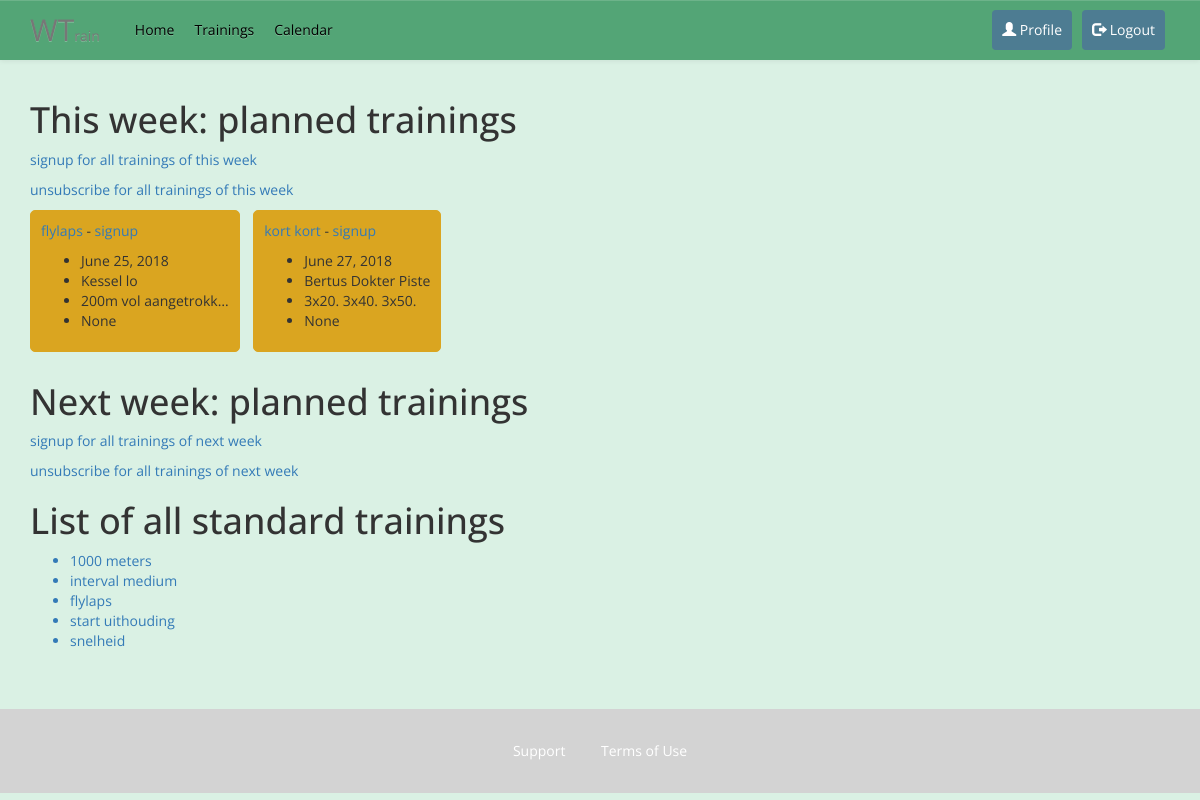
The app's page /all-trainings/ (signed in) with its own data.
### home/models.py (models this page shows, shortened)
class Training(models.Model):
    name = models.CharField(max_length=60, default='AddName')
    is_standard = models.BooleanField(default=True)
    date = models.DateField((u"Date"), default=datetime.date.today, blank=True, null=True)
    start_time = models.TimeField((u"Start Time"), blank=True, null=True)
    end_time = models.TimeField((u"End Time"), blank=True, null=True)
    location = models.ForeignKey(Location, on_delete=models.CASCADE,)
    trainers = models.ManyToManyField(Profile, blank=True, related_name='trainer')
    riders = models.ManyToManyField(Profile, blank=True, related_name='athlete')
    program = models.ForeignKey(Training_program, on_delete=models.CASCADE, blank=True, null=True)
    warm_up = models.ForeignKey(Warm_up, on_delete=models.CASCADE, blank=True, null=True)
    core = models.ForeignKey(Core, on_delete=models.CASCADE, blank=True, null=True)
    cool_down = models.ForeignKey(Cool_down, on_delete=models.CASCADE, blank=True, null=True)
    def __str__(self):
        return self.name
    class Meta:
        ordering = ['name']

class Location(models.Model):
    name = models.CharField(max_length=30)
    address = models.CharField(max_length=50)
    city = models.CharField(max_length=60)
    state_province = models.CharField(max_length=30, blank=True)
    country = models.CharField(max_length=50)
    def __str__(self):
        return self.name
    class Meta:
        ordering = ['name']

class Core(models.Model):
    name = models.CharField(max_length=50, default="core")
    content_1 = models.TextField(max_length=1000, blank=True)
    content_1_repeat = models.IntegerField(default=1, blank=True, null=True, verbose_name="aantal keer")
    content_2 = models.TextField(max_length=1000, blank=True, null=True)
    content_2_repeat = models.IntegerField(default=1, blank=True, null=True, verbose_name="aantal keer")

### home/views.py (the view, shortened to what this page needs)
# urls.py: url(r'^all-trainings/$', views.display_trainings),
@login_required
def display_trainings(request):
    trainings_standard = Training.objects.filter(is_standard=True).order_by('date')
    weekNumber = date.today().isocalendar()[1]
    weekNumberPlus = weekNumber + 1
    print(weekNumber)
    trainings_future_week = Training.objects.filter(is_standard=False).filter(date__week=weekNumber).order_by('date')
    trainings_future_next_week = Training.objects.filter(is_standard=False).filter(date__week=weekNumberPlus).order_by('date')
    trainings_future_week_dict= {}
    for training in trainings_future_week:
        trainers = training.trainers.all()
        riders = training.riders.all()
        user_is_present = None
        if request.user.profile in trainers:
            user_is_present = "trainer"
        if request.user.profile in riders:
            user_is_present = "rider"
        if request.user.profile in riders and request.user.profile in trainers:
            user_is_present = "rider & trainer"
        trainings_future_week_dict[training] = user_is_present
    trainings_future_next_week_dict= {}
    context = {
        'next': '/all-trainings/',
        'weekNumber': weekNumber,
        'weekNumberPlus': weekNumberPlus,
        'trainings_standard': trainings_standard,
        'trainings_future_week': trainings_future_week,
        'trainings_future_week_dict': trainings_future_week_dict,
        'trainings_future_next_week_dict': trainings_future_next_week_dict,
    }
    return render(request, 'home/view_trainings.html', context)

### home/templates/home/view_trainings.html (shortened to what this page needs)
{% extends "home/base.html" %}
{% load static %}
{% block content %}
<div class="container">
    <h1>This week: planned trainings</h1>
    <p><a href="/training-detail/week/{{ weekNumber }}/subscribe">signup for all trainings of this week</a></p>
    <p><a href="/training-detail/week/{{ weekNumber }}/unsubscribe">unsubscribe for all trainings of this week</a></p>
    <div>
        {% for training,user_is_present in trainings_future_week_dict.items %}
        <div class="inline-block week-training-element">
            <p><a href="/training-detail/{{training.id}}/">{{ training }}</a> -
                {% if user_is_present %} <a href="/training-detail/{{ training.id }}/unsubscribe/?next={{next}}"> present - unsubscribe </a>
                {% else %} <a href="/training-detail/{{ training.id }}/subscribe/?next={{next}}">signup </a>
                {% endif %}
            </p>
            <ul>
                <li>{{ training.date }}</li>
                <li>{{ training.location }}</li>
                <li>{{ training.core.content_1|truncatechars:20 }}</li>
                <li>{{ user_is_present }}</li>
            </ul>
        </div>
        {% endfor %}
    </div>
    <h1>Next week: planned trainings</h1>
    <p><a href="/training-detail/week/{{ weekNumberPlus }}/subscribe">signup for all trainings of next week</a></p>
    <p><a href="/training-detail/week/{{ weekNumberPlus }}/unsubscribe">unsubscribe for all trainings of next week</a></p>
    <h1>List of all standard trainings</h1>
    <ul>
        {% for training in trainings_standard %}
            <a href="/training-detail/{{training.id}}/"><li>{{ training }}</li></a>
        {% endfor %}
    </ul>
</div>
{% endblock content %}

### home/static/home/css/stylesheet.css (style rules this page uses)
body { background-color: #DAF1E4 ; font-family:'Open Sans', serif!important; }
.inline-block { display: inline-block; }
.week-training-element { background-color: goldenrod; border: 1px solid goldenrod; padding: 10px; margin-right: 10px; margin-bottom: 10px; border-radius: 5px; }

### records on screen
Training: name "flylaps", date "June 25, 2018", location "Kessel lo", core.content_1 "200m vol aangetrokk…", user_is_present "None"
Training: name "kort kort", date "June 27, 2018", location "Bertus Dokter Piste", core.content_1 "3x20. 3x40. 3x50.", user_is_present "None"
Training: name "1000 meters"
Training: name "interval medium"
Training: name "flylaps"
Training: name "start uithouding"
Training: name "snelheid"
